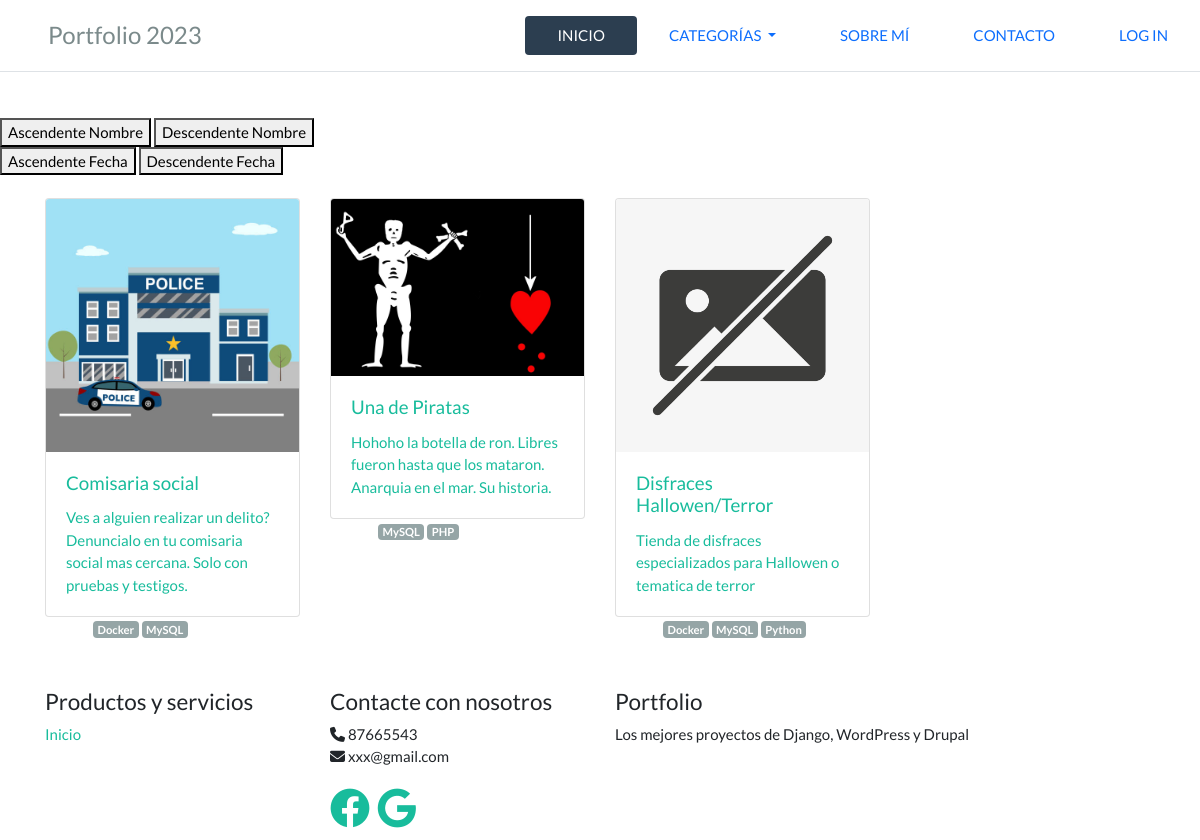
/index.php?categoria=4, run on the app's committed database.
### tables this page shows
CREATE TABLE `proyecto` (
  `id` int(11) NOT NULL,
  `clave` varchar(30) NOT NULL,
  `titulo` varchar(40) NOT NULL,
  `fecha` varchar(10) NOT NULL,
  `descripcion` varchar(400) NOT NULL,
  `imagen` varchar(60) DEFAULT NULL
);

CREATE TABLE `categoria` (
  `id` int(11) NOT NULL,
  `Nombre` varchar(20) NOT NULL
);

### mysql/db_access.php (called while the page is built, shortened)
<?php
function close_connection($conn){
    $conn = null;
}
?>

### mysql/proyecto_sql.php (called while the page is built, shortened)
<?php include_once("db_access.php");
?>
<?php
function get_proyectos_por_categoria($conn, $cat){
    $proyecto_por_categoria = "SELECT pr.* FROM proyecto pr JOIN categoria_proyecto cp ON pr.id = cp.proyecto_id WHERE cp.categoria_id=$cat";
    $consulta = $conn->prepare($proyecto_por_categoria);
    $isOK = $consulta->execute();
    return $consulta->fetchAll();
}
?>

### mysql/categoria_sql.php (called while the page is built)
<?php
function get_categorias_por_proyecto($conn, $proyecto_id){
    $categorias_por_proyecto = "SELECT c.nombre, c.id
                                FROM categoria_proyecto cp,
                                    categoria c
                                WHERE c.id = cp.categoria_id
                                    AND cp.proyecto_id = :proy_id";
    $consulta = $conn->prepare($categorias_por_proyecto);
    $consulta->setFetchMode(PDO::FETCH_ASSOC);
    $consulta->bindParam(":proy_id", $proyecto_id);
    $isOk = $consulta->execute();
    return $consulta->fetchAll();
}
function get_categorias_all($conn){
    $todas_las_categorias = "SELECT nombre, id
    FROM categoria" ;
$consulta = $conn->prepare($todas_las_categorias);
$consulta->setFetchMode(PDO::FETCH_ASSOC);
$isOk = $consulta->execute();
return $consulta->fetchAll();
}
?>

### index.php (the view, shortened to what this page needs)
<?php include_once("templates/header.php");?>
<?php include_once("mysql/proyecto_sql.php"); ?>
<?php
$categoria_id = $_GET['categoria'];
$proyectosTry = is_null($categoria_id)? get_proyectos_all($conn) : get_proyectos_por_categoria($conn, $categoria_id);
?>
<div>
<br>
<button onclick="location.href='index.php'" type="button">
         Ascendente Nombre</button>
         <button onclick="location.href='index.php'" type="button">
         Descendente Nombre</button>
         <br>
<button onclick="location.href='index.php'" type="button">
        Ascendente Fecha</button>
        <button onclick="location.href='index.php'" type="button">
        Descendente Fecha</button>
        <br>
</div>
<?php
$conn=open_connection();
?>
<div class="container mb-5">
   <div class="row">
   <?php foreach($proyectosTry as $proyecto): ?>
       <div class="col-sm-3">
           <a href="proyecto.php?id=<?php echo $proyecto['id']?>" class="p-5">
               <div class="card">
                   <img class="card-img-top" src="<?php echo (($proyecto['imagen']!=NULL) ? $proyecto['imagen']  : "/static/images/picture-not-available.jpg");?> "alt="<?php echo utf8_encode($proyecto['titulo'])?> ">
                   <div class="card-body">
                       <h5 class="card-title"><?php echo utf8_encode($proyecto['titulo']) ?></h5>
                       <p class="card-text"><?php echo utf8_encode($proyecto['descripcion'])?></p>
                   </div>
               </div>
           </a>
       <?php foreach(get_categorias_por_proyecto($conn, $proyecto['id']) as $categoria): ?>
       <a href="index.php?categoria=<?php echo $categoria['id']?>" class="badge bg-secondary"><?php echo utf8_encode($categoria['nombre'])
       ?></a>
       <?php endforeach; ?>
       </div>
   <?php endforeach; ?>
   </div>
</div>
<?php include("templates/footer.php"); ?>

### data on the page
proyecto: imagen (picture), titulo "Comisaria social", descripcion "Ves a alguien realizar un delito? Denuncialo en tu comisaria social mas cercana. Solo con pruebas y testigos."
categoria: Nombre "Docker"
categoria: Nombre "MySQL"
proyecto: imagen (picture), titulo "Una de Piratas", descripcion "Hohoho la botella de ron. Libres fueron hasta que los mataron. Anarquia en el mar. Su historia."
categoria: Nombre "PHP"
proyecto: shows a picture, titulo "Disfraces Hallowen/Terror", descripcion "Tienda de disfraces especializados para Hallowen o tematica de terror"
categoria: Nombre "Python"

### other printed values
anyoActual() "2023"
